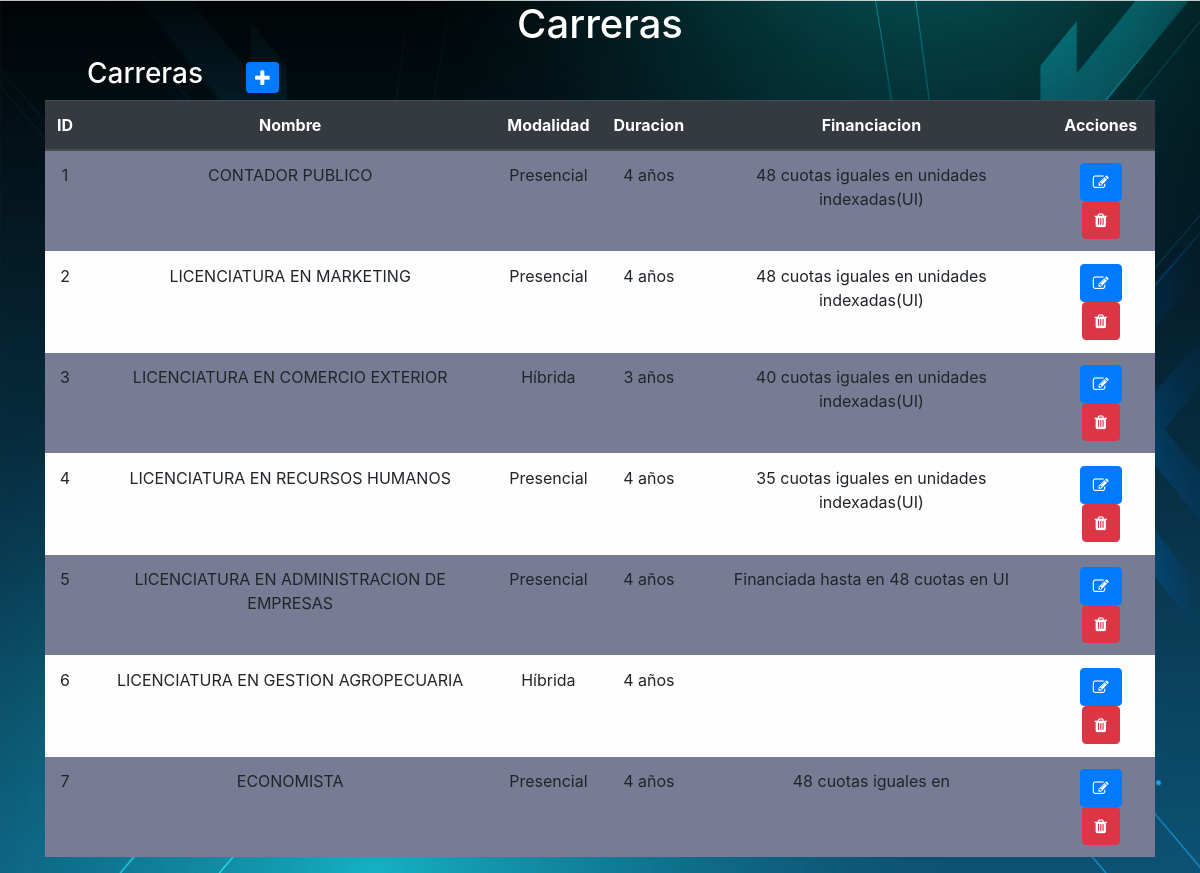
/app/carreras/ (signed in), run on the app's committed database.
### app/models.py (models this page shows, shortened)
class Carrera(models.Model):
    nombre = models.CharField(max_length=50)
    modalidad = models.CharField(max_length=20)
    duracion = models.TextField(max_length=20)
    financiacion = models.TextField()

### app/views.py (the view)
# urls.py: path('carreras/', carreras, name="carreras"),
@login_required
def carreras(request):
    ctx = {'carreras': Carrera.objects.all() }
    return render(request, "app/carreras.html", ctx)

### app/templates/app/carreras.html (shortened to what this page needs)
{% load static %}
<!DOCTYPE html>
<html lang="en">
<head>
  <link rel="stylesheet" href="https://maxcdn.bootstrapcdn.com/bootstrap/4.3.1/css/bootstrap.min.css">
  <link rel="stylesheet" href="https://cdnjs.cloudflare.com/ajax/libs/font-awesome/4.7.0/css/font-awesome.min.css">
</head>
<body>
  <div class="container">
      <h1>Carreras</h1>
        <table>
            <tr>
                <td width="200"><h3>Carreras</h3></td>
                <td>
                    <a
                    href="{% url 'create_carrera' %}"
                    class="btn btn-primary btn-sm"
                    ><i class="fa fa-plus fa-lg" title="New Record"> </i>
                    </a>
                </td>
            </tr>
      </table>
      <table class="table table-striped table-light">
        <thead class="thead-dark">
          <tr>
            <th scope="col">ID</th>
            <th scope="col">Nombre</th>
            <th scope="col">Modalidad</th>
            <th scope="col">Duracion</th>
            <th scope="col">Financiacion</th>
            <th scope="col">Acciones</th>
          </tr>
        </thead>
        <tbody>
              {% for carrera in carreras %}
              <tr>
                  <td>{{ carrera.id }}</td>
                  <td>{{ carrera.nombre }}</td>
                  <td>{{ carrera.modalidad }}</td>
                  <td>{{ carrera.duracion }}</td>
                  <td>{{ carrera.financiacion }}</td>
                  <td>
                      <a
                        href="{% url 'update_carrera' carrera.id %}"
                        class="btn btn-primary"
                        style="--bs-btn-padding-y: .25rem; --bs-btn-padding-x: .5rem; --bs-btn-font-size: .75rem;"
                        ><i class="fa fa-edit fa-sm" title="Edit Record"></i>
                      </a>
                      <a
                        href="{% url 'delete_carrera' carrera.id %}"
                        class="btn btn-danger"
                        style="--bs-btn-padding-y: .25rem; --bs-btn-padding-x: .5rem; --bs-btn-font-size: .75rem;"
                        ><i class="fa fa-trash fa-sm" title="Delete Record"></i>
                      </a>
                   </td>
              </tr>
              {% endfor %}
          </tbody>
        </table>
      </div>
    </body>
  </body>
    </html>

### data on the page
Carrera: id "1", nombre "CONTADOR PUBLICO", modalidad "Presencial", duracion "4 años", financiacion "48 cuotas iguales en unidades indexadas(UI)"
Carrera: id "2", nombre "LICENCIATURA EN MARKETING", modalidad "Presencial", duracion "4 años", financiacion "48 cuotas iguales en unidades indexadas(UI)"
Carrera: id "3", nombre "LICENCIATURA EN COMERCIO EXTERIOR", modalidad "Híbrida", duracion "3 años", financiacion "40 cuotas iguales en unidades indexadas(UI)"
Carrera: id "4", nombre "LICENCIATURA EN RECURSOS HUMANOS", modalidad "Presencial", duracion "4 años", financiacion "35 cuotas iguales en unidades indexadas(UI)"
Carrera: id "5", nombre "LICENCIATURA EN ADMINISTRACION DE EMPRESAS", modalidad "Presencial", duracion "4 años", financiacion "Financiada hasta en 48 cuotas en UI"
Carrera: id "6", nombre "LICENCIATURA EN GESTION AGROPECUARIA", modalidad "Híbrida", duracion "4 años"
Carrera: id "7", nombre "ECONOMISTA", modalidad "Presencial", duracion "4 años", financiacion "48 cuotas iguales en"
